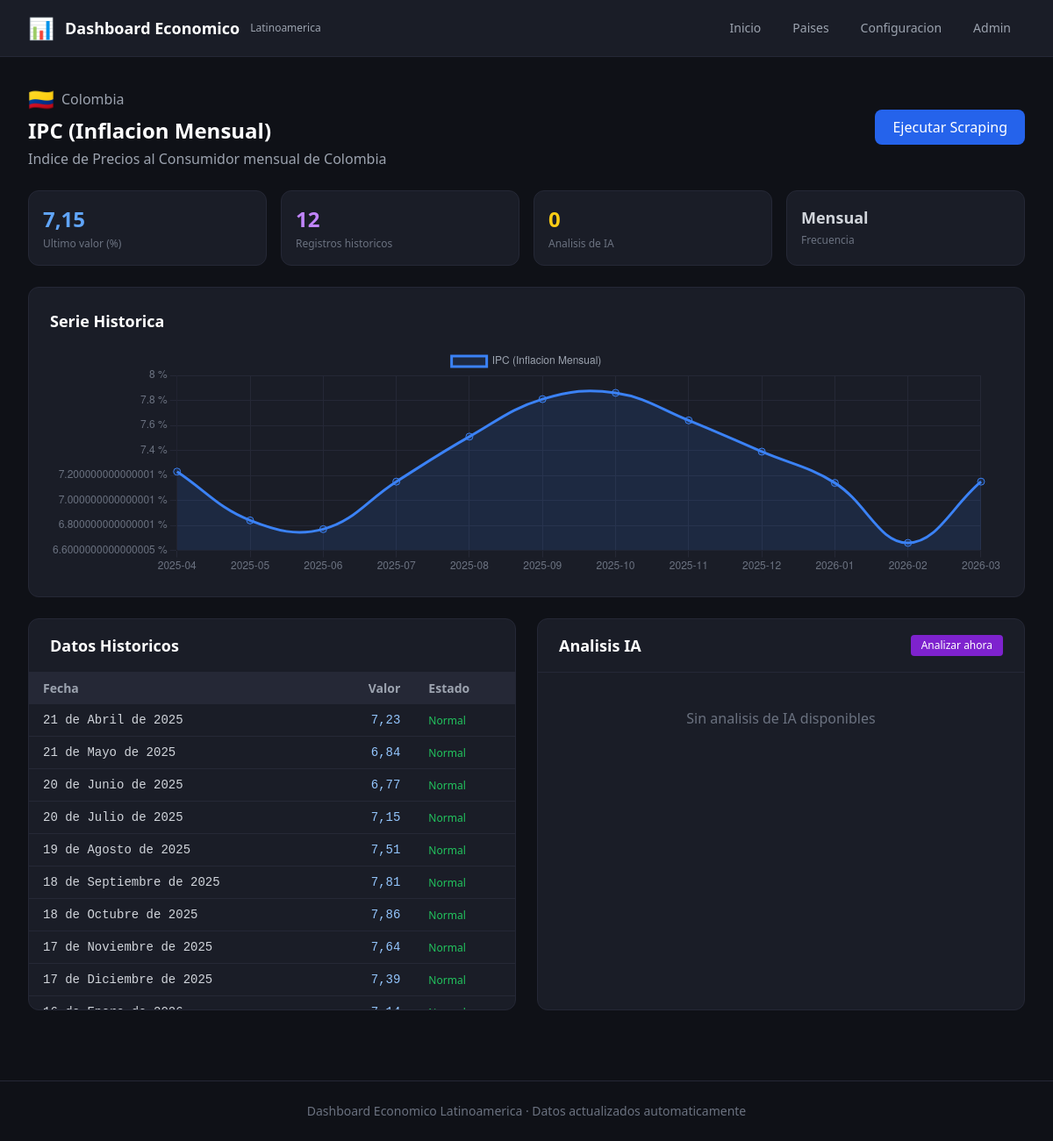
The page /variable/1/ on the database its author committed.
### core/models.py (models this page shows, shortened)
class MacroVariable(models.Model):
    FREQUENCY_CHOICES = [
        ('daily', 'Diario'),
        ('weekly', 'Semanal'),
        ('monthly', 'Mensual'),
        ('quarterly', 'Trimestral'),
    ]
    country = models.ForeignKey(Country, on_delete=models.CASCADE, related_name='variables', verbose_name="País")
    name = models.CharField(max_length=200, verbose_name="Nombre")
    description = models.TextField(blank=True, verbose_name="Descripción")
    source_url = models.URLField(blank=True, verbose_name="URL fuente")
    css_selector = models.CharField(max_length=500, blank=True, verbose_name="Selector CSS")
    frequency = models.CharField(max_length=20, choices=FREQUENCY_CHOICES, default='monthly', verbose_name="Frecuencia")
    is_dynamic = models.BooleanField(default=False, verbose_name="Scraping dinámico")
    unit = models.CharField(max_length=50, verbose_name="Unidad")
    is_active = models.BooleanField(default=True, verbose_name="Activa")
    created_at = models.DateTimeField(auto_now_add=True)
    class Meta:
        verbose_name = "Variable Macroeconómica"
        verbose_name_plural = "Variables Macroeconómicas"
        ordering = ['country', 'name']
    def latest_value(self):
        last = self.historical_data.order_by('-date').first()
        return last.value if last else None

class Country(models.Model):
    name = models.CharField(max_length=100, verbose_name="Nombre")
    code = models.CharField(max_length=5, unique=True, verbose_name="Código ISO")
    flag_emoji = models.CharField(max_length=10, verbose_name="Bandera")
    class Meta:
        verbose_name = "País"
        verbose_name_plural = "Países"
        ordering = ['name']

class HistoricalData(models.Model):
    variable = models.ForeignKey(MacroVariable, on_delete=models.CASCADE, related_name='historical_data', verbose_name="Variable")
    value = models.FloatField(verbose_name="Valor")
    date = models.DateField(verbose_name="Fecha")
    is_anomaly = models.BooleanField(default=False, verbose_name="¿Anomalía?")
    scraped_at = models.DateTimeField(default=timezone.now)
    class Meta:
        verbose_name = "Dato Histórico"
        verbose_name_plural = "Datos Históricos"
        ordering = ['-date']
        unique_together = [['variable', 'date']]

### core/views.py (the view)
# urls.py: path('variable/<int:variable_id>/', views.variable_detail, name='variable_detail'),
def variable_detail(request, variable_id):
    variable = get_object_or_404(MacroVariable, id=variable_id)
    historical = variable.historical_data.order_by('date')
    ai_logs = variable.ai_logs.order_by('-analyzed_at')[:10]
    chart_labels = [str(h.date) for h in historical]
    chart_values = [h.value for h in historical]
    context = {
        'variable': variable,
        'historical': historical,
        'ai_logs': ai_logs,
        'chart_labels': json.dumps(chart_labels),
        'chart_values': json.dumps(chart_values),
    }
    return render(request, 'dashboard/variable_detail.html', context)

### templates/dashboard/variable_detail.html (shortened to what this page needs)
{% extends 'dashboard/base.html' %}
{% block content %}
<div class="flex items-center justify-between mb-6">
    <div>
        <div class="flex items-center space-x-2 mb-1">
            <span class="text-2xl">{{ variable.country.flag_emoji }}</span>
            <span class="text-gray-400">{{ variable.country.name }}</span>
        </div>
        <h1 class="text-2xl font-bold text-white">{{ variable.name }}</h1>
        <p class="text-gray-400 mt-1">{{ variable.description }}</p>
    </div>
    <button onclick="runScraper({{ variable.id }})"
            class="bg-blue-600 hover:bg-blue-700 text-white px-5 py-2 rounded-lg font-medium transition-colors">
        Ejecutar Scraping
    </button>
</div>
<div class="grid grid-cols-2 md:grid-cols-4 gap-4 mb-6">
    <div class="bg-gray-800 rounded-xl p-4 border border-gray-700">
        <div class="text-2xl font-bold text-blue-400">
            {% with variable.latest_value as lv %}
            {% if lv %}{{ lv|floatformat:2 }}{% else %}-{% endif %}
            {% endwith %}
        </div>
        <div class="text-gray-500 text-xs mt-1">Ultimo valor ({{ variable.unit }})</div>
    </div>
    <div class="bg-gray-800 rounded-xl p-4 border border-gray-700">
        <div class="text-2xl font-bold text-purple-400">{{ historical|length }}</div>
        <div class="text-gray-500 text-xs mt-1">Registros historicos</div>
    </div>
    <div class="bg-gray-800 rounded-xl p-4 border border-gray-700">
        <div class="text-2xl font-bold text-yellow-400">{{ ai_logs|length }}</div>
        <div class="text-gray-500 text-xs mt-1">Analisis de IA</div>
    </div>
    <div class="bg-gray-800 rounded-xl p-4 border border-gray-700">
        <div class="text-lg font-bold text-gray-300">{{ variable.get_frequency_display }}</div>
        <div class="text-gray-500 text-xs mt-1">Frecuencia</div>
    </div>
</div>
<div class="bg-gray-800 rounded-xl p-6 border border-gray-700 mb-6">
    <h2 class="text-lg font-semibold mb-4 text-white">Serie Historica</h2>
    <div class="chart-container" style="height: 260px;">
        <canvas id="histChart"></canvas>
    </div>
</div>
<div class="grid grid-cols-1 lg:grid-cols-2 gap-6">
    <div class="bg-gray-800 rounded-xl border border-gray-700 overflow-hidden">
        <div class="px-6 py-4 border-b border-gray-700">
            <h2 class="text-lg font-semibold text-white">Datos Historicos</h2>
        </div>
        <div class="max-h-96 overflow-y-auto">
            <table class="w-full text-sm">
                <thead class="bg-gray-700 text-gray-400 sticky top-0">
                    <tr>
                        <th class="px-4 py-2 text-left">Fecha</th>
                        <th class="px-4 py-2 text-right">Valor</th>
                        <th class="px-4 py-2 text-left">Estado</th>
                    </tr>
                </thead>
                <tbody class="divide-y divide-gray-700">
                    {% for h in historical %}
                    <tr class="hover:bg-gray-700 {% if h.is_anomaly %}bg-red-900/10{% endif %}">
                        <td class="px-4 py-2 text-gray-300 font-mono">{{ h.date }}</td>
                        <td class="px-4 py-2 text-right font-mono text-blue-300">{{ h.value|floatformat:2 }}</td>
                        <td class="px-4 py-2">
                            {% if h.is_anomaly %}
                                <span class="text-xs text-red-400">Anomalia</span>
                            {% else %}
                                <span class="text-xs text-green-500">Normal</span>
                            {% endif %}
                        </td>
                    </tr>
                    {% empty %}
                    <tr><td colspan="3" class="px-4 py-6 text-center text-gray-500">Sin datos historicos</td></tr>
                    {% endfor %}
                </tbody>
            </table>
        </div>
    </div>
    <div class="bg-gray-800 rounded-xl border border-gray-700 overflow-hidden">
        <div class="px-6 py-4 border-b border-gray-700 flex items-center justify-between">
            <h2 class="text-lg font-semibold text-white">Analisis IA</h2>
            <button onclick="requestAnalysis({{ variable.id }})" class="text-xs bg-purple-700 hover:bg-purple-600 px-3 py-1 rounded text-white transition-colors">
                Analizar ahora
            </button>
        </div>
        <div class="p-4 space-y-3 max-h-96 overflow-y-auto">
            {% for log in ai_logs %}
            <div class="bg-gray-700 rounded-lg p-3">
                <div class="flex items-center justify-between mb-2">
                    <span class="text-xs text-gray-400 font-mono">{{ log.analyzed_at|date:"d/m/Y H:i" }}</span>
                    <div class="flex gap-2">
                        <span class="text-xs px-2 py-0.5 rounded-full badge-{{ log.ai_verdict }}">{{ log.ai_verdict }}</span>
                        <span class="text-xs px-2 py-0.5 rounded-full bg-gray-600 text-gray-300">{{ log.risk_level }}</span>
                    </div>
                </div>
                <div class="text-red-400 text-xs font-mono mb-1">Delta {{ log.detected_change|floatformat:2 }}%</div>
                <p class="text-gray-300 text-xs">{{ log.justification }}</p>
                {% if log.recommendation %}
                <p class="text-blue-300 text-xs mt-1 italic">{{ log.recommendation }}</p>
                {% endif %}
            </div>
            {% empty %}
            <div class="text-center py-6 text-gray-500">Sin analisis de IA disponibles</div>
            {% endfor %}
        </div>
    </div>
</div>
{% endblock %}
{% block scripts %}
<script>
const labels = {{ chart_labels|safe }};
const values = {{ chart_values|safe }};
new Chart(document.getElementById('histChart').getContext('2d'), {
    type: 'line',
    data: {
        labels: labels.map(l => l.substring(0, 7)),
        datasets: [{
            label: '{{ variable.name }}',
            data: values,
            borderColor: '#3b82f6',
            backgroundColor: '#3b82f620',
            tension: 0.4,
            fill: true,
            pointRadius: 4,
            pointHoverRadius: 7,
        }]
    },
    options: {
        responsive: true, maintainAspectRatio: false,
        plugins: {
            legend: { labels: { color: '#9ca3af' } },
            tooltip: { backgroundColor: '#1a1d27', borderColor: '#343748', borderWidth: 1 }
        },
        scales: {
            x: { ticks: { color: '#6b7280' }, grid: { color: '#252836' } },
            y: { ticks: { color: '#6b7280', callback: v => v + ' {{ variable.unit }}' }, grid: { color: '#252836' } }
        }
    }
});
function getCookie(name) {
    const v = document.cookie.match('(^|;) ?' + name + '=([^;]*)(;|$)');
    return v ? v[2] : null;
}
async function runScraper(varId) {
    const div = document.getElementById('scraper-result');
    div.classList.remove('hidden');
    div.innerHTML = '<span class="text-gray-400">Ejecutando scraping...</span>';
    const resp = await fetch(`/api/scraper/run/${varId}/`, {
        method: 'POST', headers: {'X-CSRFToken': getCookie('csrftoken')}
    });
    const data = await resp.json();
    if (data.success) {
        div.innerHTML = `<span class="text-green-400">OK Valor: ${data.value} ${data.is_anomaly ? ' Anomalia' : ''}</span>`;
    } else {
        div.innerHTML = `<span class="text-red-400">Error: ${data.error}</span>`;
    }
    setTimeout(() => div.classList.add('hidden'), 5000);
}
async function requestAnalysis(varId) {
    const resp = await fetch(`/api/ai/analyze/${varId}/`, {
        method: 'POST', headers: {'X-CSRFToken': getCookie('csrftoken')}
    });
    const data = await resp.json();
    alert(data.success ? `Veredicto: ${data.verdict}\n${data.justification}` : `Error: ${data.error || data.justification}`);
    location.reload();
}
</script>
{% endblock %}

### templates/dashboard/base.html (style rules this page uses)
body { background-color: #0f1117; }
.chart-container { position: relative; }

### rows shown on the page
MacroVariable: country.flag_emoji "🇨🇴", country.name "Colombia", name "IPC (Inflacion Mensual)", description "Indice de Precios al Consumidor mensual de Colombia", unit "%", frequency "Mensual"
HistoricalData: value "7,15"
HistoricalData: date "21 de Abril de 2025", value "7,23", is_anomaly "Normal"
HistoricalData: date "21 de Mayo de 2025", value "6,84", is_anomaly "Normal"
HistoricalData: date "20 de Junio de 2025", value "6,77", is_anomaly "Normal"
HistoricalData: date "20 de Julio de 2025", value "7,15", is_anomaly "Normal"
HistoricalData: date "19 de Agosto de 2025", value "7,51", is_anomaly "Normal"
HistoricalData: date "18 de Septiembre de 2025", value "7,81", is_anomaly "Normal"
HistoricalData: date "18 de Octubre de 2025", value "7,86", is_anomaly "Normal"
HistoricalData: date "17 de Noviembre de 2025", value "7,64", is_anomaly "Normal"
HistoricalData: date "17 de Diciembre de 2025", value "7,39", is_anomaly "Normal"

### other values the page prints
{{ historical|length }} "12"
{{ ai_logs|length }} "0"
chart data {{ chart_labels|safe }} ["2025-04-21", "2025-05-21", "2025-06-20", "2025-07-20", "2025-08-19", "2025-09-18", "2025-10-18", "2025-11-17", "2025-12-17", "2026-01-16", "2026-02-15", "2026-03-17"]
chart data {{ chart_values|safe }} [7.23, 6.84, 6.77, 7.15, 7.51, 7.81, 7.86, 7.64, 7.39, 7.14, 6.66, 7.15]
chart data {{ variable.name }} IPC (Inflacion Mensual)
chart data {{ variable.unit }} %
